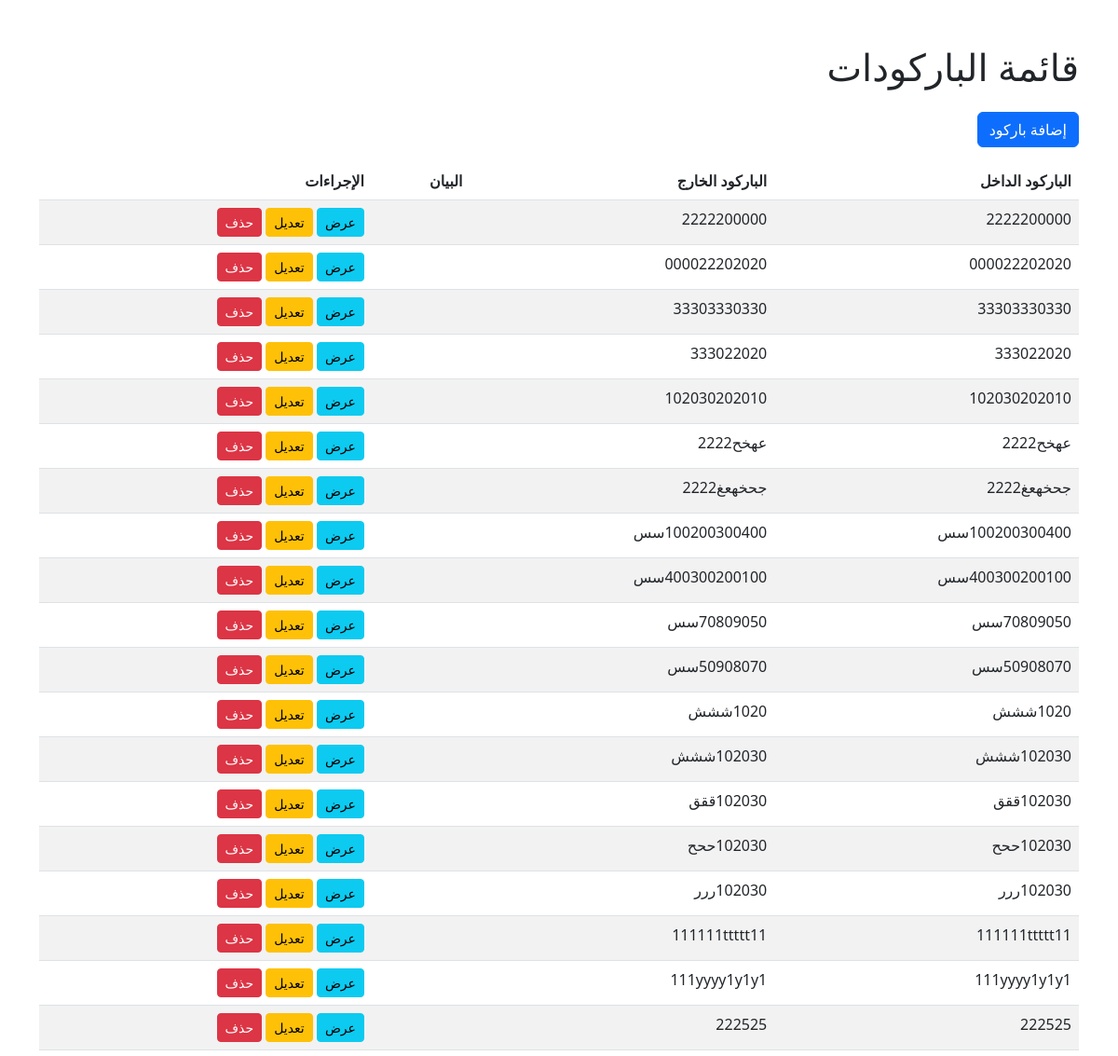
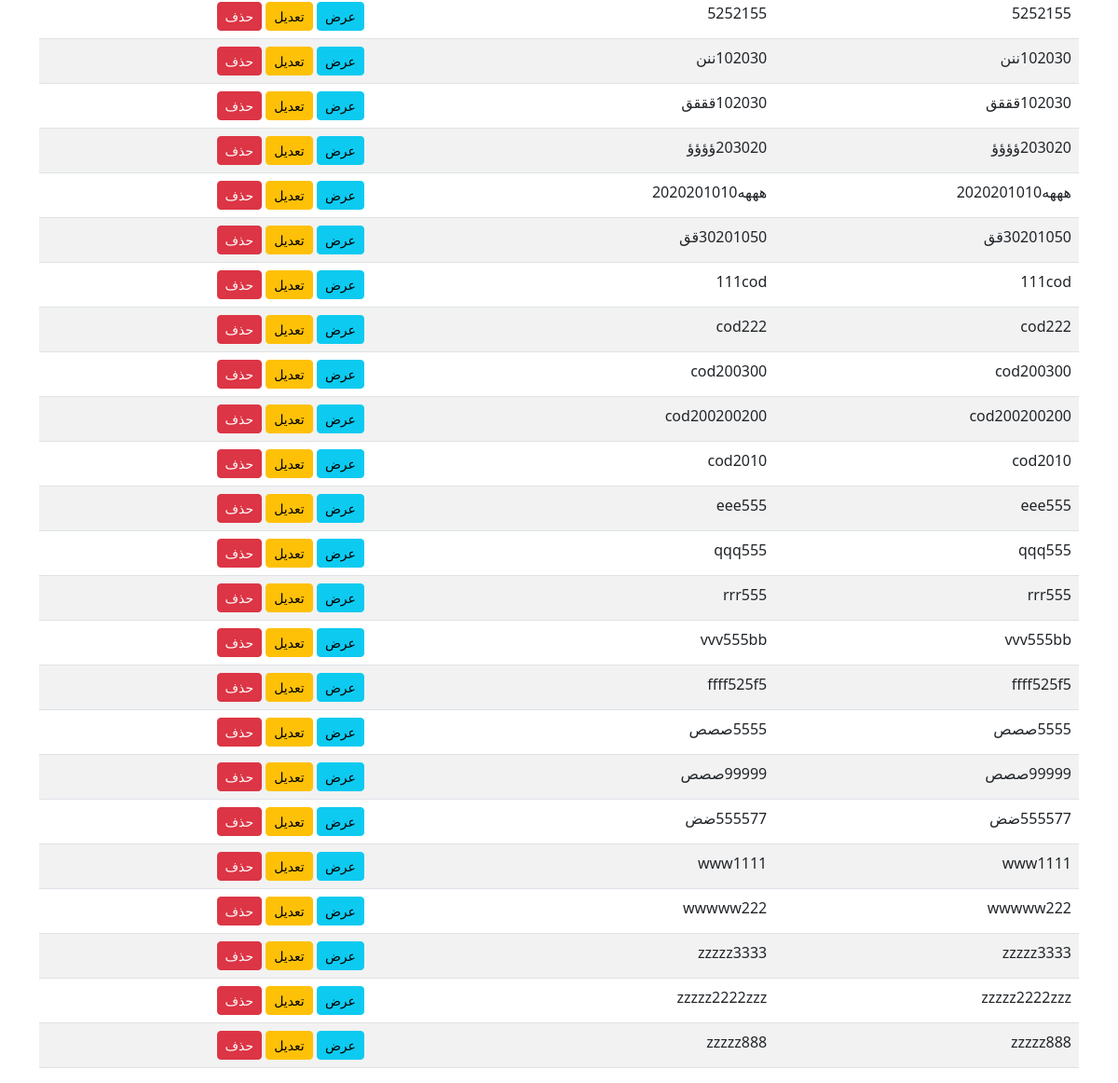
/invoice/barcode/, run on the app's committed database (2 pictures, top to bottom).
### invoice/models.py (models this page shows, shortened)
class Barcode(models.Model):
    barcode_in = models.CharField(max_length=255,  verbose_name=_("الباركود الداخل"))
    barcode_out = models.CharField(max_length=255,  blank=True, null=True, verbose_name=_("الباركود الخارج"))
    suffix = models.CharField(max_length=10, blank=True, null=True, verbose_name=_("اللاحقة"))
    notes = models.TextField(blank=True, verbose_name=_("ملاحظات"))
    uniqueId = models.CharField(max_length=100, unique=True, blank=True, null=True, verbose_name=_("الرقم المسلسل"))
    slug = models.SlugField(max_length=225, unique=True, blank=True, null=True)
    date_created = models.DateTimeField(auto_now_add=True, verbose_name=_("تاريخ الإنشاء"))
    last_updated = models.DateTimeField(auto_now=True, verbose_name=_("آخر تحديث"))
    class Meta:
        verbose_name = _('باركود')
        verbose_name_plural = _('الباركودات')

### invoice/views.py (the view)
# urls.py: path('barcode/', barcodeListView.as_view(), name='barcode_list'),
class barcodeListView(ListView):
    model = Barcode
    template_name = 'barcode/barcode_list.html'
    context_object_name = 'barcode'

### templates/barcode/barcode_list.html
{% extends 'base.html' %}
{% block content %}
<div class="container mt-5">
    <h1 class="mb-4">قائمة الباركودات </h1>
    <a href="{% url 'barcode_create' %}" class="btn btn-primary mb-3">إضافة باركود </a>
    <table class="table table-striped">
        <thead>
            <tr>
                <th>الباركود الداخل </th>
                <th>الباركود الخارج </th>
                <th>البيان</th>
                <th>الإجراءات</th>
            </tr>
        </thead>
        <tbody>
            {% for barcode in barcode %}
                <tr>
                    <td>{{ barcode.barcode_in }}</td>
                    <td>{{ barcode.barcode_out }}</td>
                    <td>{{ barcode.notes }}</td>
                    <td>
                        <a href="{% url 'barcode_detail' barcode.pk %}" class="btn btn-info btn-sm">عرض</a>
                        <a href="{% url 'barcode_update' barcode.pk %}" class="btn btn-warning btn-sm">تعديل</a>
                        <a href="{% url 'barcode_delete' barcode.pk %}" class="btn btn-danger btn-sm">حذف</a>
                    </td>
                </tr>
            {% endfor %}
        </tbody>
    </table>
</div>
{% endblock %}

### data on the page
Barcode: barcode_in "2222200000", barcode_out "2222200000"
Barcode: barcode_in "000022202020", barcode_out "000022202020"
Barcode: barcode_in "33303330330", barcode_out "33303330330"
Barcode: barcode_in "333022020", barcode_out "333022020"
Barcode: barcode_in "102030202010", barcode_out "102030202010"
Barcode: barcode_in "عهخح2222", barcode_out "عهخح2222"
Barcode: barcode_in "جحخهعغ2222", barcode_out "جحخهعغ2222"
Barcode: barcode_in "100200300400سس", barcode_out "100200300400سس"
Barcode: barcode_in "400300200100سس", barcode_out "400300200100سس"
Barcode: barcode_in "70809050سس", barcode_out "70809050سس"
Barcode: barcode_in "50908070سس", barcode_out "50908070سس"
Barcode: barcode_in "1020ششش", barcode_out "1020ششش"
Barcode: barcode_in "102030ششش", barcode_out "102030ششش"
Barcode: barcode_in "102030ققق", barcode_out "102030ققق"
Barcode: barcode_in "102030ححح", barcode_out "102030ححح"
Barcode: barcode_in "102030ررر", barcode_out "102030ررر"
Barcode: barcode_in "111111ttttt11", barcode_out "111111ttttt11"
Barcode: barcode_in "111yyyy1y1y1", barcode_out "111yyyy1y1y1"
Barcode: barcode_in "222525", barcode_out "222525"
Barcode: barcode_in "5252155", barcode_out "5252155"
Barcode: barcode_in "102030ننن", barcode_out "102030ننن"
Barcode: barcode_in "102030قققق", barcode_out "102030قققق"
Barcode: barcode_in "203020ؤؤؤؤ", barcode_out "203020ؤؤؤؤ"
Barcode: barcode_in "هههه2020201010", barcode_out "هههه2020201010"
Barcode: barcode_in "30201050قق", barcode_out "30201050قق"
Barcode: barcode_in "111cod", barcode_out "111cod"
Barcode: barcode_in "cod222", barcode_out "cod222"
Barcode: barcode_in "cod200300", barcode_out "cod200300"
Barcode: barcode_in "cod200200200", barcode_out "cod200200200"
Barcode: barcode_in "cod2010", barcode_out "cod2010"
Barcode: barcode_in "eee555", barcode_out "eee555"
Barcode: barcode_in "qqq555", barcode_out "qqq555"
Barcode: barcode_in "rrr555", barcode_out "rrr555"
Barcode: barcode_in "vvv555bb", barcode_out "vvv555bb"
Barcode: barcode_in "ffff525f5", barcode_out "ffff525f5"
Barcode: barcode_in "5555صصص", barcode_out "5555صصص"
Barcode: barcode_in "99999صصص", barcode_out "99999صصص"
Barcode: barcode_in "555577ضض", barcode_out "555577ضض"
Barcode: barcode_in "www1111", barcode_out "www1111"
Barcode: barcode_in "wwwww222", barcode_out "wwwww222"
Barcode: barcode_in "zzzzz3333", barcode_out "zzzzz3333"
Barcode: barcode_in "zzzzz2222zzz", barcode_out "zzzzz2222zzz"
Barcode: barcode_in "zzzzz888", barcode_out "zzzzz888"
